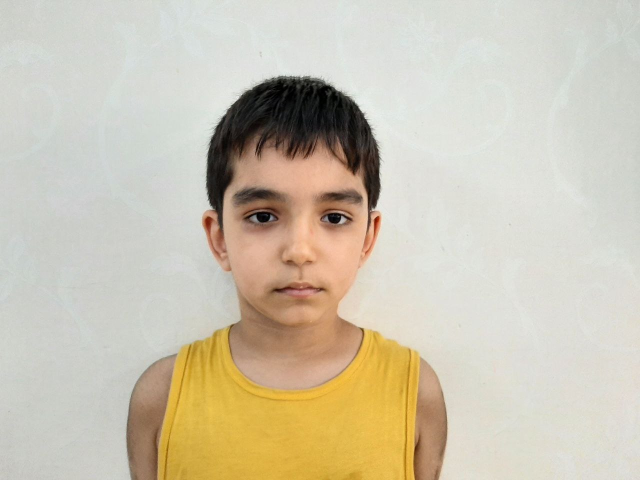
#> input picture FaceAlignment/input/photo_2024-02-22_09-38-19.jpg, 1280 x 960 px, found by its file name (shown at 1/2 size)
$ jupyter execute skin_detection.ipynb
#> lines starting #> are read from the running program, lines starting #| are printed output that depends on the picture; after the words box and inside, x2 and y2 are one past the last pixel; in counts of white or black regions, pixels touching at a corner belong together
[cell 1]
import imutils
import argparse
import numpy as np
import cv2

[cell 2]
ap = argparse.ArgumentParser()
lower = np.array([0, 48, 80], dtype = "uint8")
upper = np.array([20, 255, 255], dtype = "uint8")

[cell 3]
frame = cv2.imread('input\photo_2024-02-22_09-38-19.jpg')
#> frame is the input picture: shape (960, 1280, 3); mean B, G, R 177.5, 196.6, 205.1
frame = imutils.resize(frame, width = 400)
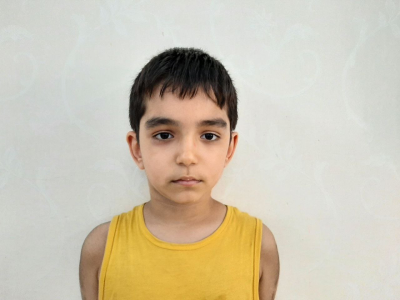
#> frame: shape (300, 400, 3); mean B, G, R 177.5, 196.6, 205.1
converted = cv2.cvtColor(frame, cv2.COLOR_BGR2HSV)
#> converted: shape (300, 400, 3); mean H, S, V 35.3, 37.9, 206.7
skinMask = cv2.inRange(converted, lower, upper)
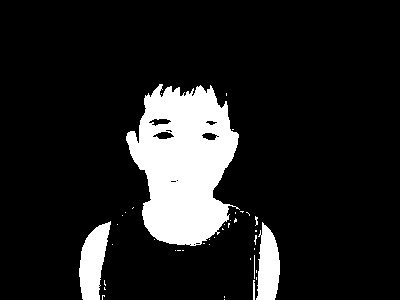
#> skinMask: shape (300, 400); 12.9% white; 41 white regions (36 under 20 px), largest, box (x1, y1, x2, y2) and area: (126, 84, 240, 246) 12353, (79, 221, 111, 300) 1568, (256, 222, 280, 300) 1338, (253, 280, 255, 300) 39, (254, 255, 255, 279) 24

# apply a series of erosions and dilations to the mask
# using an elliptical kernel
kernel = cv2.getStructuringElement(cv2.MORPH_ELLIPSE, (1, 1))
skinMask = cv2.erode(skinMask, kernel, iterations = 2)
skinMask = cv2.dilate(skinMask, kernel, iterations = 2)

# blur the mask to help remove noise, then apply the
# mask to the frame
skinMask = cv2.GaussianBlur(skinMask, (3, 3), 0)
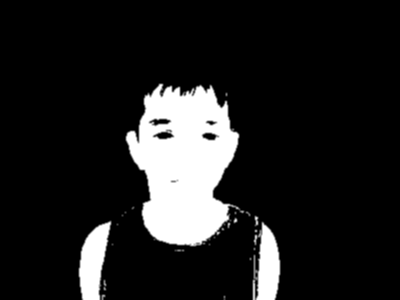
#> skinMask: shape (300, 400); min 0, max 255, mean 32.8
skin = cv2.bitwise_and(frame, frame, mask = skinMask)
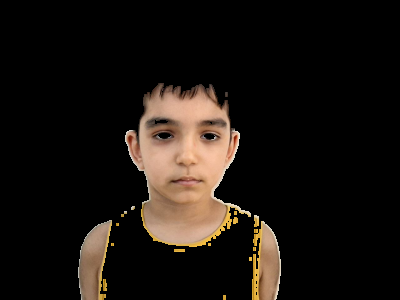
#> skin: shape (300, 400, 3); mean B, G, R 16, 20.7, 26.6

# show the skin in the image along with the mask
cv2.imshow("images", np.hstack([frame, skin]))
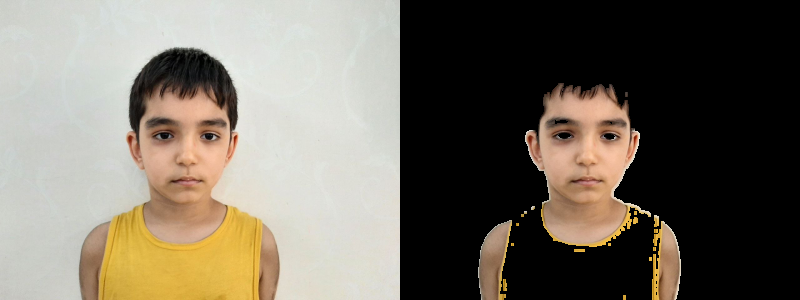
#> window 'images': shape (300, 800, 3); mean B, G, R 96.7, 108.7, 115.9
cv2.imwrite("output/skin.jpg", skin)
cv2.waitKey()

$ run again, with FaceAlignment/input/photo_2022-07-08_08-34-50.jpg copied over FaceAlignment/input/photo_2024-02-22_09-38-19.jpg
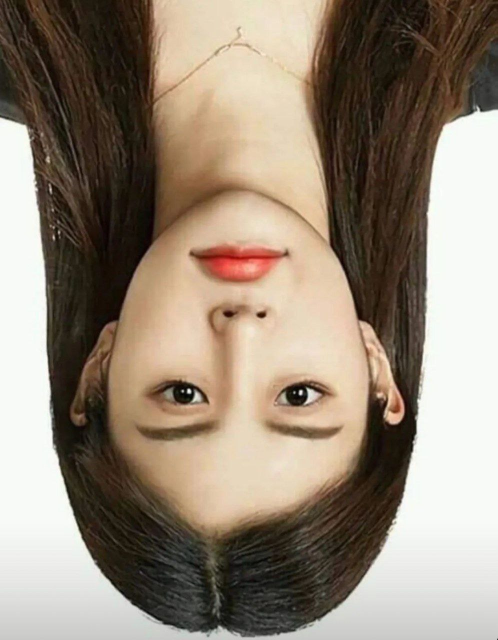
#> input picture FaceAlignment/input/photo_2022-07-08_08-34-50.jpg, 995 x 1280 px, found by its file name (shown at 1/2 size)
#> frame is the input picture: shape (1280, 995, 3); mean B, G, R 120.1, 135.9, 149.9
#> frame: shape (514, 400, 3)
#> converted: shape (514, 400, 3); mean H, S, V 24, 77.8, 150.4
#> `skinMask = cv2.inRange(converted, lower, upper)`:
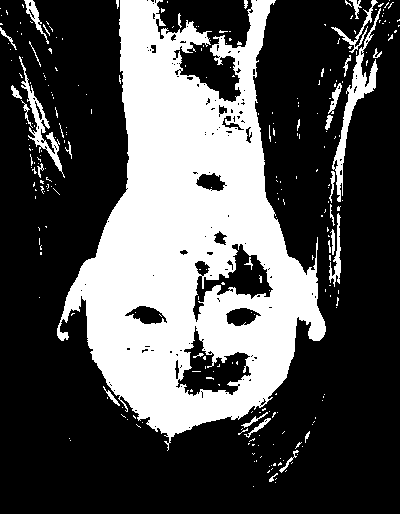
#> skinMask: shape (514, 400); 31.9% white; 274 white regions (239 under 20 px), largest, box (x1, y1, x2, y2) and area: (57, 0, 326, 451) 59800, (332, 8, 381, 202) 1565, (19, 56, 65, 178) 886
#> `cv2.imshow("images", np.hstack([frame, skin]))`:
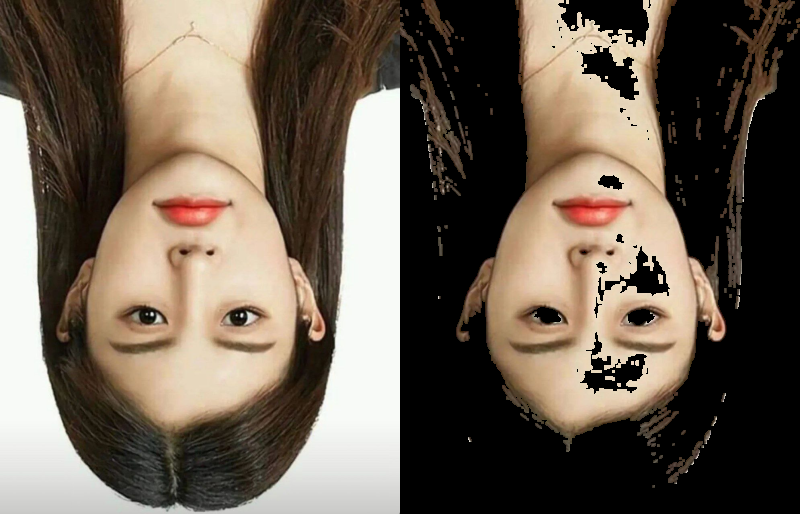
#> window 'images': shape (514, 800, 3); mean B, G, R 82.6, 95.7, 108
